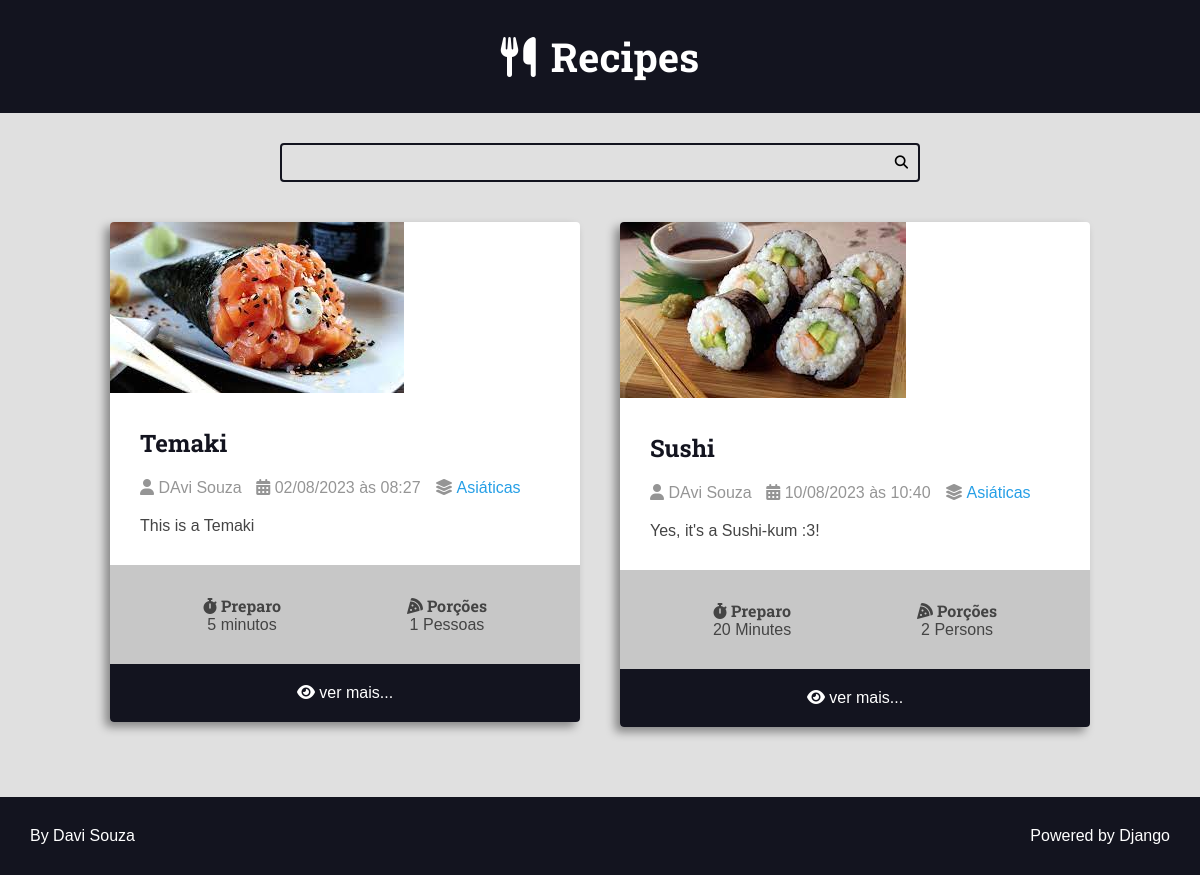
Before: /recipes/category/4/ with the older database file.
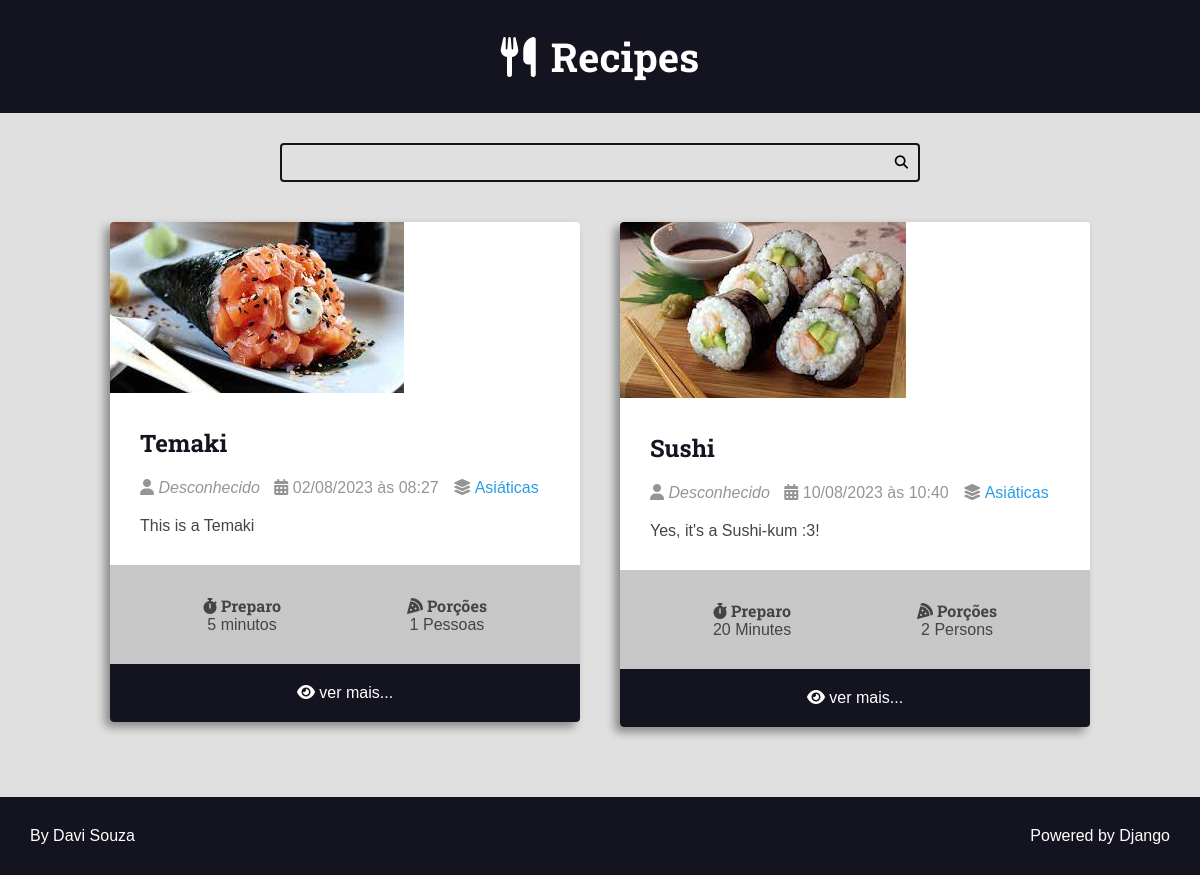
After: the same page with the newer database file.
### recipes/models.py (models this page shows, shortened)
class Recipe(models.Model):
    title = models.CharField(max_length=65)
    description = models.CharField(max_length=165)
    slug = models.SlugField(blank=True, unique=True)
    preparation_time = models.IntegerField()
    preparation_time_unit = models.CharField(max_length=65)
    servings = models.IntegerField()
    servings_unit = models.CharField(max_length=65)
    preparation_steps = models.TextField()
    preparation_steps_is_html = models.BooleanField(default=False)
    created_at = models.DateTimeField(auto_now_add=True)
    updated_at = models.DateTimeField(auto_now=True)
    is_published = models.BooleanField(default=False)
    cover = models.ImageField(
        upload_to='recipes/covers/%Y/%m/%d/', blank=True, null=True)
    category = models.ForeignKey(
        Category, on_delete=models.SET_NULL, null=True, blank=True,
        default=None)
    author = models.ForeignKey(
        Authors, on_delete=models.SET_NULL, null=True)

class Category(models.Model):
    name = models.CharField(max_length=65)

### authors/models.py (models this page shows)
class Authors(models.Model):
    user = models.OneToOneField(
        User, on_delete=models.CASCADE, blank=False, null=False, related_name='profile')  # noqa
    first_name = models.CharField(
        'First Name', max_length=30, null=False, blank=False,)
    last_name = models.CharField(
        'Last Name', max_length=30, null=False, blank=False,)
    username = models.CharField('Username', null=False, blank=False, max_length=30,  # noqa
                                unique=True,)  # noqa
    email = models.EmailField('E-mail', validators=[
                              email_validator], null=False, blank=False,
                              unique=True,)
    password = models.CharField('Password', max_length=128, validators=[  # noqa
                                password_validator], null=False, blank=False,)  # noqa
    password_confirmation = models.CharField(
        'Password Confirmation', max_length=128, null=False, blank=False,)  # noqa

### recipes/views.py (the view, shortened to what this page needs)
# urls.py: path('recipes/category/<int:category_id>/',
def category(request, category_id):
    recipes = Recipe.objects.filter(
        category__id=category_id, is_published=True)
    page_obj, pagination_range = make_pagination(request, recipes, PER_PAGE)
    context = {'recipes': page_obj,
               'pagination_range': pagination_range,
               'title': f'{recipes.first().category.name} | ',
               }
    return render(request, 'recipes/pages/category.html', context, status=200)

### utils/pagination.py (called while the page is built)
def make_pagination(request, queryset, per_page, qty_pages=4):
    try:
        current_page = int(request.GET.get('page', 1))
    except ValueError:
        current_page = 1
    paginator = Paginator(queryset, per_page)
    page_obj = paginator.get_page(current_page)
    pagination_range = make_pagination_range(
        paginator.page_range,
        qty_pages,
        current_page
    )
    return page_obj, pagination_range

### recipes/templates/recipes/pages/category.html (shortened to what this page needs)
{% extends 'global/base.html' %}
{% block content %}
    <div class="main-content main-content-list container">
        {% for recipe in recipes %}
            {% include '../partials/recipe-cards.html' %}
        {% endfor %}
    </div>
{% endblock content %}

### recipes/templates/recipes/partials/recipe-cards.html (shortened to what this page needs)
<div class="recipe recipe-list-item">
    <div class="recipe-cover">
        {% if recipe.cover %}
        <a href="{% url 'recipes:recipe' recipe.slug %}">
            <img src="{{recipe.cover.url}}" alt="Temp">
        </a>
        {% endif %}
    </div>
    <div class="recipe-title-container">
        <h2 class="recipe-title">
            <a href="{% url 'recipes:recipe' recipe.slug %}">
                {{recipe.title}}
            </a>
        </h2>
    </div>
    <div class="recipe-author">
        <span class="recipe-author-item">
            <i class="fas fa-user"></i>
            {% if recipe.author is not None %}
            {% if recipe.author.first_name %}
            {{recipe.author.first_name}} {{recipe.author.last_name}}
            {% else %}
            {{recipe.author.username}}
            {% endif %}
            {% else %}
            <em>Desconhecido</em>
            {% endif %}
        </span>
        <span class="recipe-author-item">
            <i class="fas fa-calendar-alt"></i>
            {{recipe.created_at|date:"d/m/Y"}} às {{recipe.created_at|date:"H:i"}}
        </span>
        {% if recipe.category is not None %}
        <span class="recipe-author-item">
            <i class="fas fa-layer-group"></i>
            <span> <a href="{% url 'recipes:category' recipe.category.id %}"> {{recipe.category.name}} </a> </span>
        </span>
        {% endif %}
    </div>
    <div class="recipe-content">
        <p> {{recipe.description}} </p>
    </div>
    <div class="recipe-meta-container">
        <div class="recipe-meta recipe-preparation">
            <h3 class="recipe-meta-title"><i class="fas fa-stopwatch"></i> Preparo</h3>
            <div class="recipe-meta-text">
                {{recipe.preparation_time}} {{recipe.preparation_time_unit}}
            </div>
        </div>
        <div class="recipe-meta recipe-servings">
            <h3 class="recipe-meta-title"><i class="fas fa-pizza-slice"></i> Porções</h3>
            <div class="recipe-meta-text">
                {{recipe.servings}} {{recipe.servings_unit}}
            </div>
        </div>
    </div>
    {% if not is_detail_page %}
    <footer class="recipe-footer">
        <a class="recipe-read-more button button-dark button-full-width" href="{% url 'recipes:recipe' recipe.slug%}">
            <i class="fas fa-eye"></i>
            <span>ver mais...</span>
        </a>
    </footer>
    {% endif %}
</div>

Changed rows visible on the page:
changed Recipe "Temaki": author.first_name "DAvi" → (not shown); author.last_name "Souza" → (not shown); now shows "Desconhecido"
changed Recipe "Sushi": author.first_name "DAvi" → (not shown); author.last_name "Souza" → (not shown); now shows "Desconhecido"
